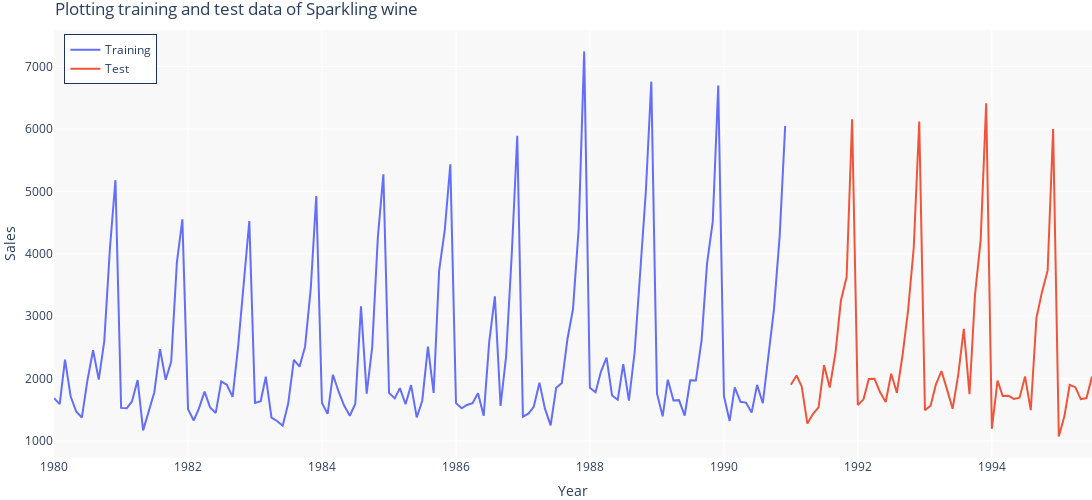

The notebook cell this image was saved under:
### Code cell
plot1 = go.Line(x=train_Sparkling.index,y=train_Sparkling['Sparkling'],name='Training')
plot2 = go.Line(x=test_Sparkling.index,y=test_Sparkling['Sparkling'],name='Test')

fig_Sparkling = make_subplots(shared_xaxes=True, shared_yaxes=True)
fig_Sparkling.add_trace(plot1)
fig_Sparkling.add_trace(plot2)
fig_Sparkling.update_layout(
    title="Plotting training and test data of Sparkling wine",
    xaxis_title="Year", yaxis_title="Sales",
    legend=dict(yanchor="top", y=0.99, xanchor="left", x=0.01, bordercolor='#1E3163', borderwidth=1),
    width=1200, height=500, plot_bgcolor = '#F8F8F8',
    margin=dict(l=0, r=0, b=0, t=30, pad=0)
)
fig_Sparkling.show()

### Figure 1 — Plotly figure (JSON) as saved in the notebook; plotly's stock layout.template omitted (floating-point values rounded to 4 significant figures; data arrays with more than 128 entries replaced by an {"elided": "..."} marker saying what was removed)
{"data": [{"name": "Training", "type": "scatter", "x": {"elided": "132 str values"}, "y": {"elided": "132 int values"}}, {"name": "Test", "type": "scatter", "x": ["1991-01-01T00:00:00", "1991-02-01T00:00:00", "1991-03-01T00:00:00", "1991-04-01T00:00:00", "1991-05-01T00:00:00", "1991-06-01T00:00:00", "1991-07-01T00:00:00", "1991-08-01T00:00:00", "1991-09-01T00:00:00", "1991-10-01T00:00:00", "1991-11-01T00:00:00", "1991-12-01T00:00:00", "1992-01-01T00:00:00", "1992-02-01T00:00:00", "1992-03-01T00:00:00", "1992-04-01T00:00:00", "1992-05-01T00:00:00", "1992-06-01T00:00:00", "1992-07-01T00:00:00", "1992-08-01T00:00:00", "1992-09-01T00:00:00", "1992-10-01T00:00:00", "1992-11-01T00:00:00", "1992-12-01T00:00:00", "1993-01-01T00:00:00", "1993-02-01T00:00:00", "1993-03-01T00:00:00", "1993-04-01T00:00:00", "1993-05-01T00:00:00", "1993-06-01T00:00:00", "1993-07-01T00:00:00", "1993-08-01T00:00:00", "1993-09-01T00:00:00", "1993-10-01T00:00:00", "1993-11-01T00:00:00", "1993-12-01T00:00:00", "1994-01-01T00:00:00", "1994-02-01T00:00:00", "1994-03-01T00:00:00", "1994-04-01T00:00:00", "1994-05-01T00:00:00", "1994-06-01T00:00:00", "1994-07-01T00:00:00", "1994-08-01T00:00:00", "1994-09-01T00:00:00", "1994-10-01T00:00:00", "1994-11-01T00:00:00", "1994-12-01T00:00:00", "1995-01-01T00:00:00", "1995-02-01T00:00:00", "1995-03-01T00:00:00", "1995-04-01T00:00:00", "1995-05-01T00:00:00", "1995-06-01T00:00:00", "1995-07-01T00:00:00"], "y": [1902, 2049, 1874, 1279, 1432, 1540, 2214, 1857, 2408, 3252, 3627, 6153, 1577, 1667, 1993, 1997, 1783, 1625, 2076, 1773, 2377, 3088, 4096, 6119, 1494, 1564, 1898, 2121, 1831, 1515, 2048, 2795, 1749, 3339, 4227, 6410, 1197, 1968, 1720, 1725, 1674, 1693, 2031, 1495, 2968, 3385, 3729, 5999, 1070, 1402, 1897, 1862, 1670, 1688, 2031]}], "layout": {"height": 500, "legend": {"bordercolor": "#1E3163", "borderwidth": 1, "x": 0.01, "xanchor": "left", "y": 0.99, "yanchor": "top"}, "margin": {"b": 0, "l": 0, "pad": 0, "r": 0, "t": 30}, "plot_bgcolor": "#F8F8F8", "title": {"text": "Plotting training and test data of Sparkling wine"}, "width": 1200, "xaxis": {"anchor": "y", "domain": [0, 1], "title": {"text": "Year"}}, "yaxis": {"anchor": "x", "domain": [0, 1], "title": {"text": "Sales"}}}}
